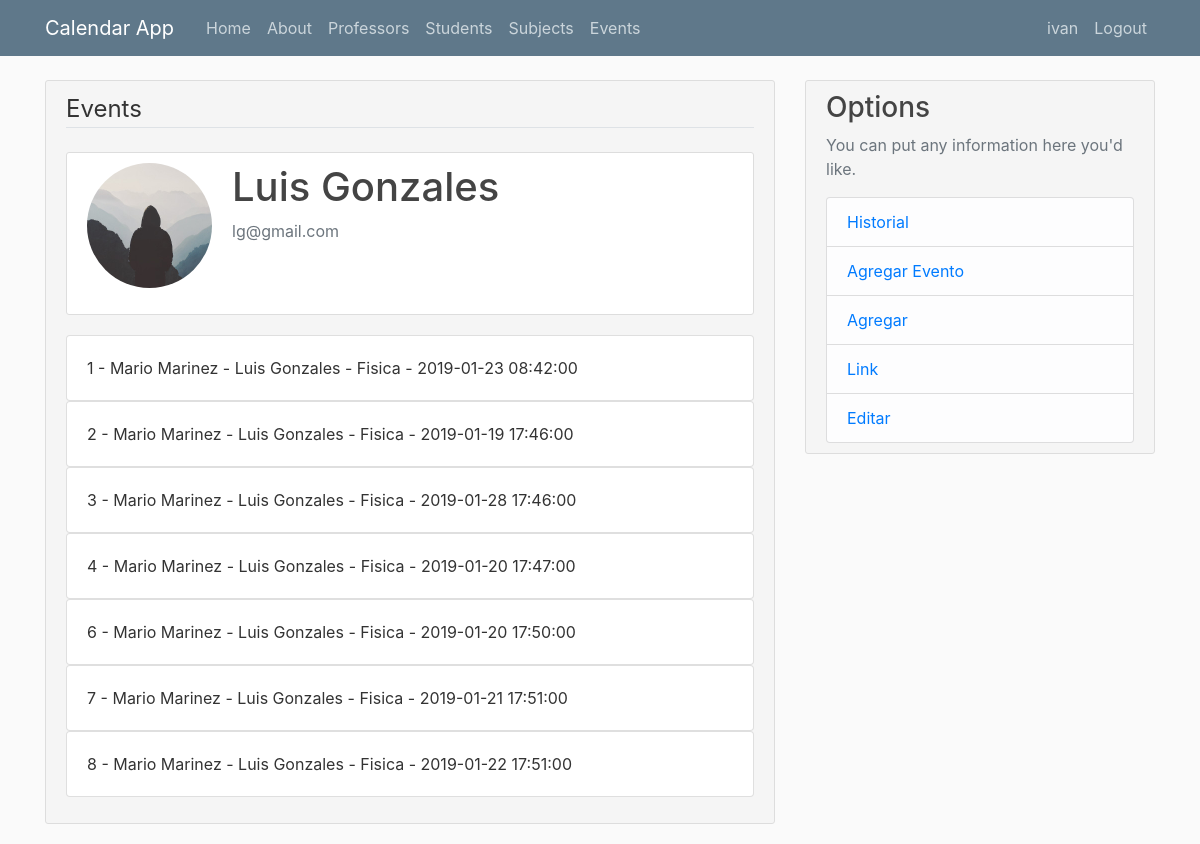
Screenshot of /student?id=1 (signed in) with the database file from the repository.
### flaskcalendar/models.py (models this page shows, shortened)
class User(db.Model, UserMixin):
    id = db.Column(db.Integer, primary_key=True)
    username = db.Column(db.String(20), unique=True, nullable=False)
    email = db.Column(db.String(120), unique=True, nullable=False)
    image_file = db.Column(db.String(20), nullable=False, default='default.jpg')
    password = db.Column(db.String(60), nullable=False)
    events = db.relationship('Event', backref='author', lazy=True, cascade="all, delete-orphan")
    professors = db.relationship('Professor', backref='author', lazy=True, cascade="all, delete-orphan")
    students = db.relationship('Student', backref='author', lazy=True, cascade="all, delete-orphan")
    subjects = db.relationship('Subject', backref='author', lazy=True, cascade="all, delete-orphan")
    history = db.relationship('History', backref='author', lazy=True, cascade="all, delete-orphan")

class Student(db.Model):
    id = db.Column(db.Integer, primary_key=True)
    name = db.Column(db.String(100), nullable=False)
    last_name = db.Column(db.String(100), nullable=False)
    email = db.Column(db.String(120), nullable=True)
    phone = db.Column(db.Integer, nullable=True)
    events = db.relationship('Event', backref='student', lazy=True, cascade="all, delete-orphan")
    author_id =  db.Column(db.Integer, db.ForeignKey('user.id'), nullable=False)
    def fullName(self):
        return f"{self.name} {self.last_name}"

class Event(db.Model):
    id = db.Column(db.Integer, primary_key=True)
    professor_id = db.Column(db.Integer, db.ForeignKey('professor.id'), nullable=False)
    student_id = db.Column(db.Integer, db.ForeignKey('student.id'), nullable=False)
    subject_id = db.Column(db.Integer, db.ForeignKey('subject.id'), nullable=False)
    author_id =  db.Column(db.Integer, db.ForeignKey('user.id'), nullable=False)
    status = db.Column(db.Boolean, nullable=False,  default=True)
    time = db.Column(db.DateTime, nullable=False, default=datetime.utcnow)

class Professor(db.Model):
    id = db.Column(db.Integer, primary_key=True)
    name = db.Column(db.String(100), nullable=False)
    last_name = db.Column(db.String(100), nullable=False)
    email = db.Column(db.String(120), unique=True, nullable=True)
    phone = db.Column(db.Integer)
    events = db.relationship('Event', backref='professor', lazy=True, cascade="all, delete-orphan")
    subjects = db.relationship('ProfessorSubjects', backref='professor', lazy=True, cascade="all, delete-orphan")
    author_id =  db.Column(db.Integer, db.ForeignKey('user.id'), nullable=False)
    def fullName(self):
        return f"{self.name} {self.last_name}"

class Subject(db.Model):
    id = db.Column(db.Integer, primary_key=True)
    subject = db.Column(db.String(100), nullable=False)
    events = db.relationship('Event', backref='subject', lazy=True, cascade="all, delete-orphan")
    professors = db.relationship('ProfessorSubjects', backref='subject', lazy=True, cascade="all, delete-orphan")
    author_id =  db.Column(db.Integer, db.ForeignKey('user.id'), nullable=False)

### flaskcalendar/students/routes.py (the view)
@studentsAPP.route("/student")
def student():
    if request.method == 'GET' and request.args.get('id'):
        student_id = int(request.args.get('id'))
        instance = Student.query.filter_by(id=student_id, author_id=current_user.id).first()
        if isAuthor(instance):
            return render_template('students/student.html',title=f'{instance.fullName()} Events',instance=instance)
    return redirect(url_for('students.students'))

### flaskcalendar/models.py (called while the page is built)
@login_manager.user_loader
def load_user(user_id):
    return User.query.get(int(user_id))

### flaskcalendar/users/utils.py (called while the page is built)
def isAuthor(instance,current_user=current_user):
    if instance and instance.author_id == current_user.id:
        return True
    else:
        return False

### flaskcalendar/templates/students/student.html (shortened to what this page needs)
{% extends "layout.html" %}
{% block content %}
<div class="content-section">
    <fieldset class="form-group">
        <legend class='border-bottom mb-4'>{{ fullName }} Events</legend>
        <fieldset>
                <div class="content-section" style="background-color:white">
                    <div class="media">
                    <img class="rounded-circle account-img" src="{{  url_for('static',filename='pics/default.jpg') }}">
                    <div class="media-body">
                        <h2 class="account-heading">{{ instance.fullName() }}</h2>
                        <p class="text-secondary">{{ instance.email }}</p>
                    </div>
                </div>
            </fieldset>
            {% for event in instance.events %}
            <div class="card">
                <div class="card-body">
                    {{ event.id }} - {{ event.professor.fullName() }} - {{ event.student.fullName() }} - {{ event.subject.subject }} - {{ event.time }}
                </div>
            </div>
            {% endfor %}
    </fieldset>
</div>
{% endblock content %}

### flaskcalendar/templates/layout.html (shortened to what this page needs)
<!DOCTYPE html>
<html>
<head>
    <link rel="stylesheet" href="{{url_for('static',filename='css/bootstrap.min.css')}}" >
    <link rel="stylesheet" href="{{url_for('static',filename='css/main.css')}}" >
</head>
<body>
    <header class="site-header">
      <nav class="navbar navbar-expand-md navbar-dark bg-steel fixed-top">
        <div class="container">
          <a class="navbar-brand mr-4" href="{{url_for('main.home')}}">Calendar App</a>
          <div class="collapse navbar-collapse" id="navbarToggle">
            <div class="navbar-nav mr-auto">
              <a class="nav-item nav-link" href="{{url_for('main.home')}}">Home</a>
              <a class="nav-item nav-link" href="{{url_for('main.about')}}">About</a>
              <a class="nav-item nav-link" href="{{url_for('professors.professors')}}">Professors</a>
              <a class="nav-item nav-link" href="{{url_for('students.students')}}">Students</a>
              <a class="nav-item nav-link" href="{{url_for('subjects.subjects')}}">Subjects</a>
              <a class="nav-item nav-link" href="{{url_for('events.events')}}">Events</a>
            </div>
            <div class="navbar-nav">
              {% if current_user.is_authenticated %}
                <a class="nav-item nav-link" href="{{url_for('users.account')}}">{{ current_user.username }}</a>
                <a class="nav-item nav-link" href="{{url_for('users.logout')}}">Logout</a>
              {% else %}
                <a class="nav-item nav-link" href="{{url_for('users.login')}}">Login</a>
                <a class="nav-item nav-link" href="{{url_for('users.register')}}">Register</a>
              {% endif %}
            </div>
          </div>
        </div>
      </nav>
    </header>
        <main role="main" class="container">
          <div class="row">
            <div class="col-md-8">
            {% block content %}
            {% endblock %}
            </div>
            <div class="col-md-4">
              <div class="content-section">
                <h3>Options</h3>
                <p class='text-muted'>You can put any information here you'd like.
                  <ul class="list-group">
                    <li class="list-group-item list-group-item-light"><a  href="{{ url_for('main.history') }}">Historial</a></li>
                    <li class="list-group-item list-group-item-light"><a href="{{ url_for('events.create_event') }}">Agregar Evento</a></li>
                    <li class="list-group-item list-group-item-light"><a href="{{ url_for('main.add') }}">Agregar</a></li>
                    <li class="list-group-item list-group-item-light"><a href="{{ url_for('main.link') }}">Link</a></li>
                    <li class="list-group-item list-group-item-light"><a href="{{url_for('main.edit') }}">Editar</a></li>
                  </ul>
              </div>
            </div>
          </div>
        </main>
</body>
</html>

### flaskcalendar/static/css/main.css (style rules this page uses)
body { background: #fafafa; color: #333333; margin-top: 5rem; }
h1, h2, h3, h4, h5, h6 { color: #444444; }
.bg-steel { background-color: #5f788a; }
.site-header .navbar-nav .nav-link { color: #cbd5db; }
.content-section { background-color: #f5f5f5; padding: 10px 20px; border: 1px solid #dddddd; border-radius: 3px; margin-bottom: 20px; }
.account-img { height: 125px; width: 125px; margin-right: 20px; margin-bottom: 16px; }
.account-heading { font-size: 2.5rem; }

### rows the page displays
User: username "ivan"
Student: fullName "Luis Gonzales", email "lg@gmail.com"
Event: id "1", professor.fullName "Mario Marinez", student.fullName "Luis Gonzales", subject.subject "Fisica", time "2019-01-23 08:42:00"
Event: id "2", professor.fullName "Mario Marinez", student.fullName "Luis Gonzales", subject.subject "Fisica", time "2019-01-19 17:46:00"
Event: id "3", professor.fullName "Mario Marinez", student.fullName "Luis Gonzales", subject.subject "Fisica", time "2019-01-28 17:46:00"
Event: id "4", professor.fullName "Mario Marinez", student.fullName "Luis Gonzales", subject.subject "Fisica", time "2019-01-20 17:47:00"
Event: id "6", professor.fullName "Mario Marinez", student.fullName "Luis Gonzales", subject.subject "Fisica", time "2019-01-20 17:50:00"
Event: id "7", professor.fullName "Mario Marinez", student.fullName "Luis Gonzales", subject.subject "Fisica", time "2019-01-21 17:51:00"
Event: id "8", professor.fullName "Mario Marinez", student.fullName "Luis Gonzales", subject.subject "Fisica", time "2019-01-22 17:51:00"
